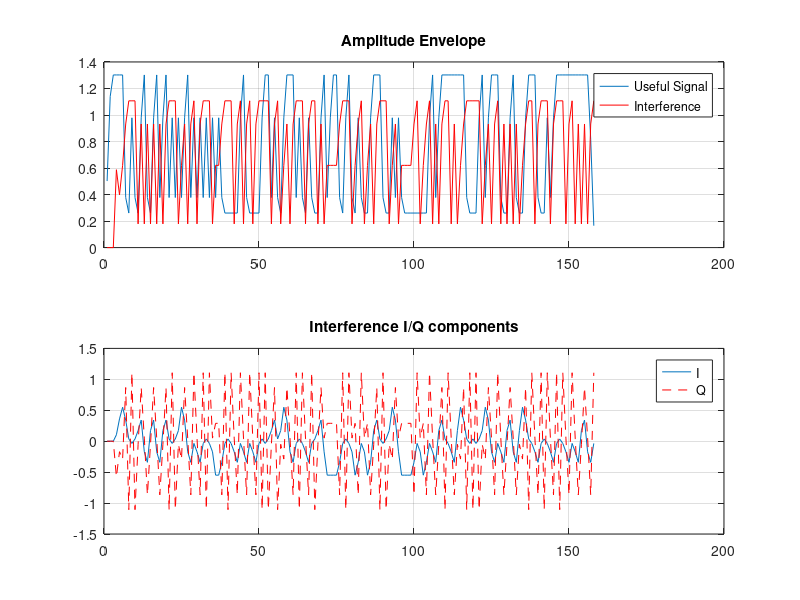

Reproduce this figure in MATLAB. (Note: this script raises an error after producing the figure.)
clear; clc; close all;

load('debug_interference_check.mat');

sig = double(signal_ant1(:));
int = double(interf_ant1(:));

% 2. во временной области
figure('Name', 'Time Domain');
subplot(2,1,1);
plot(abs(sig)); hold on; plot(abs(int), 'r');
title('Amplitude Envelope');
legend('Useful Signal', 'Interference');
grid on;

subplot(2,1,2);
plot(real(int)); hold on; plot(imag(int), 'r--');
title('Interference I/Q components');
legend('I', 'Q');
grid on;

% 3. PSD
figure('Name', 'Power Spectral Density');
pwelch(sig, [], [], [], fs, 'centered');
hold on;
pwelch(int, [], [], [], fs, 'centered');
legend('Signal', 'Interference');
title('Comparison of Spectra');

% 4. PAPR / CCDF
figure('Name', 'CCDF');
ccdf_sig = comm.CCDF('AveragePowerOutputPort', true);
ccdf_int = comm.CCDF('AveragePowerOutputPort', true);

[p_sig, ~, papr_sig] = ccdf_sig(sig);
[p_int, ~, papr_int] = ccdf_int(int);

plot(ccdf_sig);
hold on;
plot(ccdf_int);
legend(['Signal (PAPR=' num2str(papr_sig) ' dB)'], ...
       ['Interference (PAPR=' num2str(papr_int) ' dB)']);
title('CCDF Comparison');
